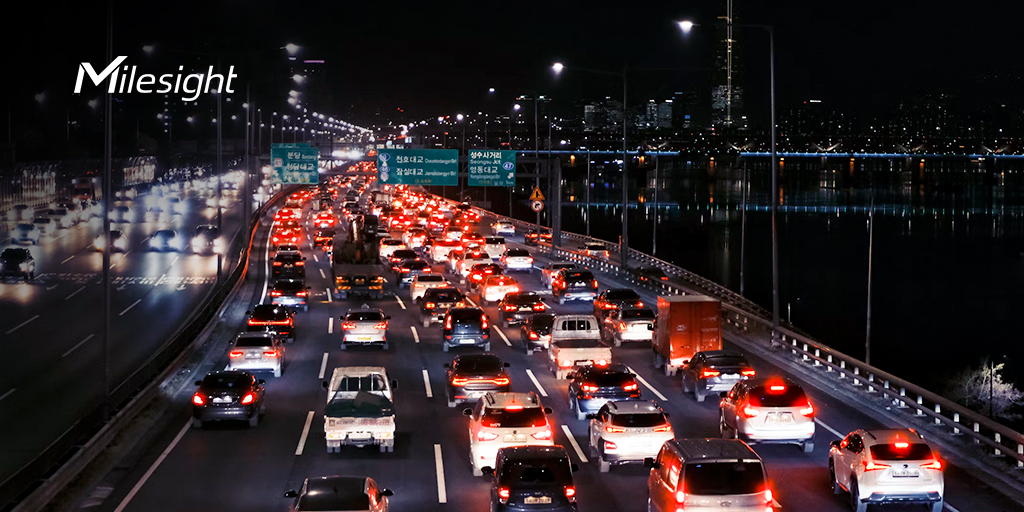
#> input picture akilli-trafik-kamerasi/img1.jpg, 1024 x 512 px
$ python AkilliTrafikKamerasi.py
#> lines starting #> are read from the running program, lines starting #| are printed output that depends on the picture
import numpy as np
from PIL import Image
import matplotlib.pyplot as plt


#-----------------------------------------------------------------------------

input_path = "img1.jpg"
img = Image.open(input_path)
#> img is the input picture: PIL image 1024x512 RGB; mean R, G, B 50, 39, 41.8

img_np = np.array(img)
print("Matris boyutu:", img_np.shape)     # (H,W,3) veya (H,W)
#| Matris boyutu: (512, 1024, 3)

dpi = img.info.get("dpi", None)
#> dpi = (96, 96)
jfif_density = img.info.get("jfif_density", None)
#> jfif_density = (96, 96)
print("dpi:", dpi, "| jfif_density:", jfif_density)
#| dpi: (96, 96) | jfif_density: (96, 96)

plt.figure()
plt.imshow(img_np)
plt.title("Orijinal Görüntü")
plt.axis("off")
plt.show()


#-----------------------------------------------------------------------------

#MATRİS HAZIRLIĞI: İstenen dönüşümler

sx, sy = 1.2, 1.2   # %20 büyütme
kx, ky = 0.2, 0.0   # x yönünde kayma
theta = np.deg2rad(30)  # 30 derece
tx, ty = 50, 50 # öteleme


c, s = np.cos(theta), np.sin(theta)

S = np.array([[sx, 0,  0],
              [0,  sy, 0],
              [0,  0,  1]], dtype=float)

Sh = np.array([[1,  kx, 0],
               [ky, 1,  0],
               [0,  0,  1]], dtype=float)

R = np.array([[c, -s, 0],
              [s,  c, 0],
              [0,  0, 1]], dtype=float)

T = np.array([[1, 0, tx],
              [0, 1, ty],
              [0, 0, 1]], dtype=float)

M = T @ R @ Sh @ S
print("Affin matris M:\n", M)


#-----------------------------------------------------------------------------

# SINIR HESAPLAMA: köşeleri dönüştür

w, h = img.size
#> w = 1024; h = 512

corners = np.array([
    [0,  w, 0,  w],
    [0,  0, h,  h],
    [1,  1, 1,  1]
], dtype=float)

new_corners = M @ corners
xs = new_corners[0, :]
#> xs = [50, 1114.2, -150.8, 913.4]
ys = new_corners[1, :]
#> ys = [50, 664.4, 643.5, 1257.9]

min_x, max_x = float(xs.min()), float(xs.max())
#> min_x = -150.8; max_x = 1114.2
min_y, max_y = float(ys.min()), float(ys.max())
#> min_y = 50; max_y = 1257.9

new_w = int(np.ceil(max_x - min_x))
#> new_w = 1265
new_h = int(np.ceil(max_y - min_y))
new_w, new_h = max(1, new_w), max(1, new_h)

print("Yeni boyut (W,H):", (new_w, new_h))
#| Yeni boyut (W,H): (1265, 1208)

# negatif koordinatları sıfıra çekmek için düzeltme matrisi
C = np.array([[1, 0, -min_x],
              [0, 1, -min_y],
              [0, 0,  1]], dtype=float)

M2 = C @ M


#-----------------------------------------------------------------------------


Minv = np.linalg.inv(M2)

# PIL AFFINE param: input_x = a*x + b*y + c, input_y = d*x + e*y + f
a, b, c_ = Minv[0,0], Minv[0,1], Minv[0,2]
d, e, f_ = Minv[1,0], Minv[1,1], Minv[1,2]
data = (a, b, c_, d, e, f_)

out_img = img.transform(
    (new_w, new_h),
    Image.AFFINE,
    data,
    resample=Image.BILINEAR
)
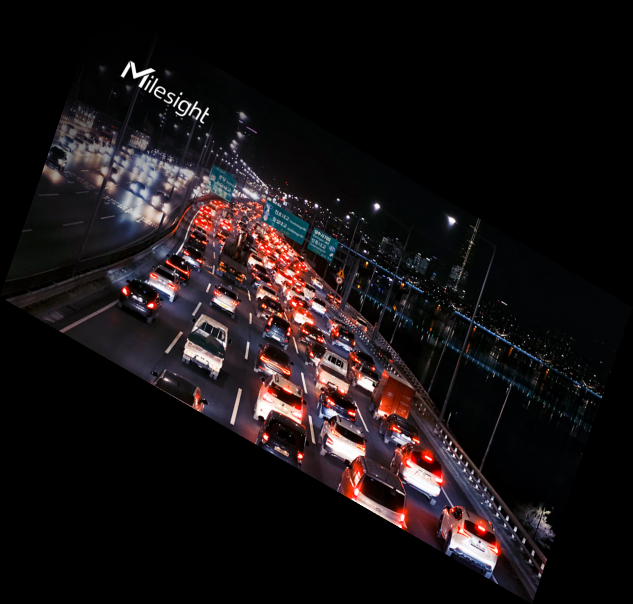
#> out_img: PIL image 1265x1208 RGB (shown at 1/2 size); mean R, G, B 24.5, 19.1, 20.4

output_path = "augmented_img1.png"
out_img.save(output_path)
print("Kaydedildi:", output_path)

plt.figure()
plt.imshow(np.array(out_img))
plt.title("Augmented (Scale+Shear+Rotate+Translate) - Bilinear")
plt.axis("off")
plt.show()


#-----------------------------------------------------------------------------

$ run again, with otonom-tarim-dronu/img1.jpeg copied over akilli-trafik-kamerasi/img1.jpg
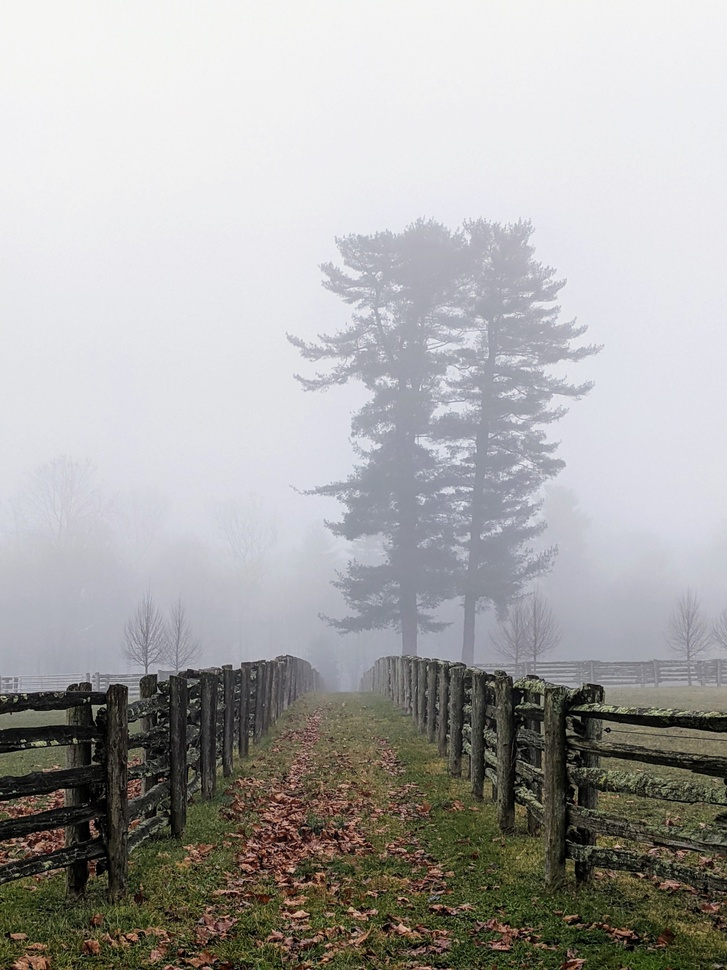
#> input picture otonom-tarim-dronu/img1.jpeg, 727 x 970 px, shrunk from 1920 x 2560 before the run
#> img is the input picture: PIL image 727x970 RGB; mean R, G, B 170.1, 169.2, 168
#| Matris boyutu: (970, 727, 3)
#> jfif_density = (1, 1)
#| dpi: None | jfif_density: (1, 1)
#| Yeni boyut (W,H): (1136, 1561)
#> `out_img = img.transform( (new_w, new_h), Image.AFFINE, data, resample=..`:
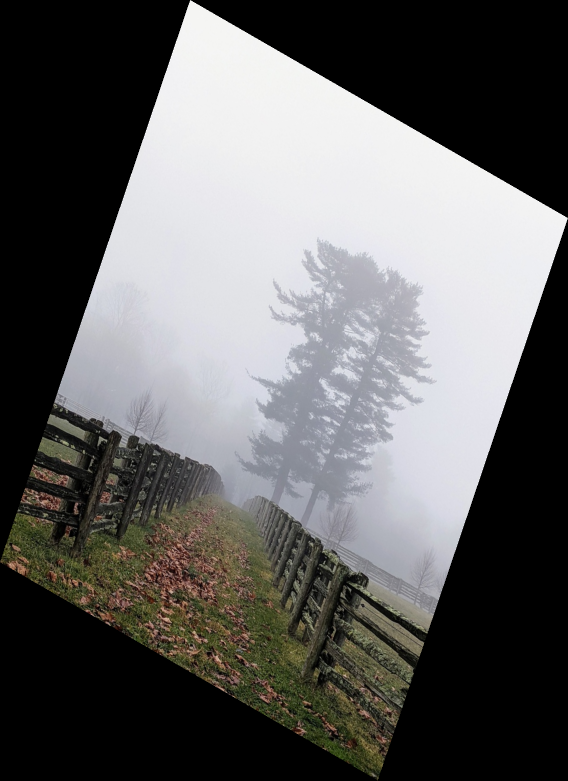
#> out_img: PIL image 1136x1561 RGB (shown at 1/2 size); mean R, G, B 97.2, 96.6, 96

$ run again, with rontgen-filtreleme/img1.png saved as akilli-trafik-kamerasi/img1.jpg
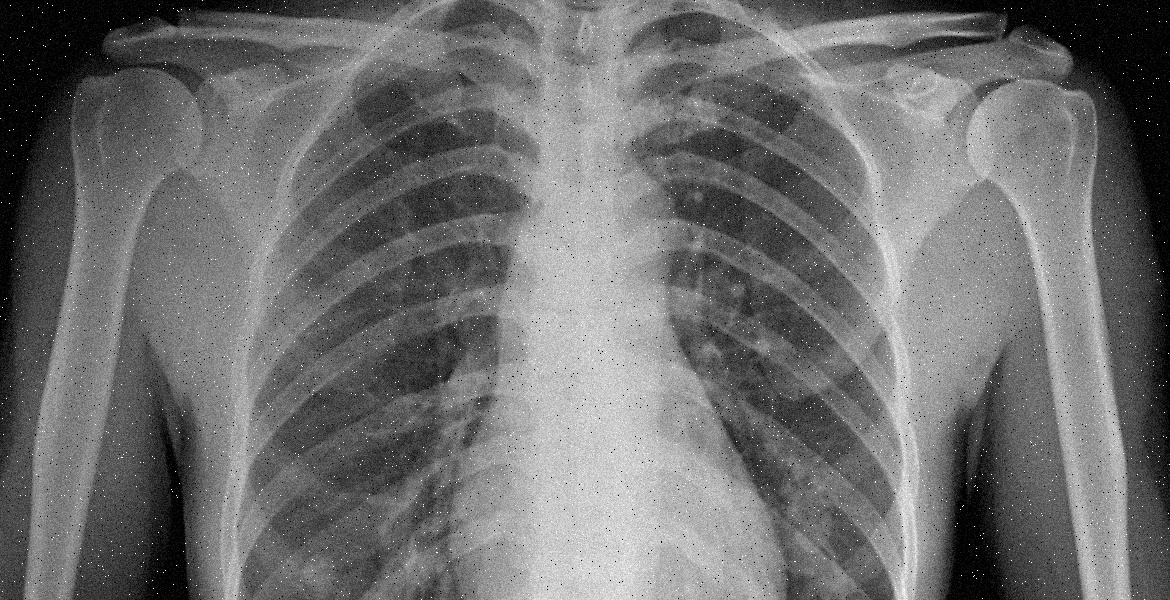
#> input picture rontgen-filtreleme/img1.png, 1170 x 600 px
#> img is the input picture: PIL image 1170x600 L; min 0, max 255, mean 111
#| Matris boyutu: (600, 1170)
#> jfif_density = (1, 1)
#| dpi: None | jfif_density: (1, 1)
#| Yeni boyut (W,H): (1452, 1398)
#> `out_img = img.transform( (new_w, new_h), Image.AFFINE, data, resample=..`:
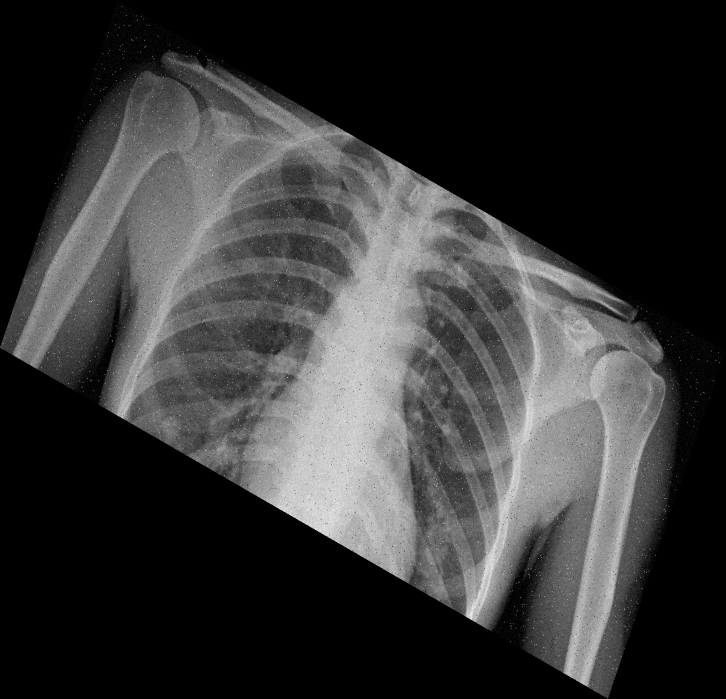
#> out_img: PIL image 1452x1398 L (shown at 1/2 size); min 0, max 254, mean 55
